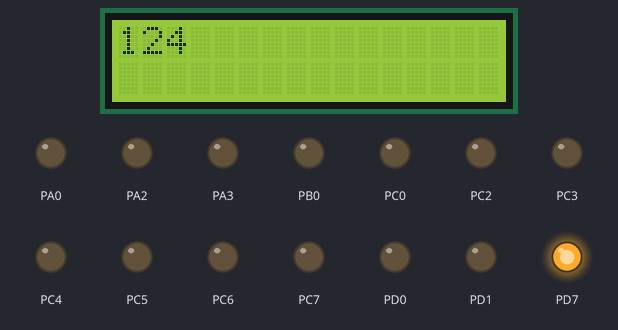
Bench run of a program on a simulated ATmega32, built with avr-gcc and emulated at 16 MHz. On the bench: 16×2 character LCD, output pins drawn as LEDs (lit = HIGH). Wiring (inferred from the names in the program): character LCD (HD44780): RS PB1; R/W PB2; E PB3; data PA4, PA5, PA7, PA6. Pins used as bus, display or sensor lines are not drawn. At 0.4 s the program stops and its outputs stay as they are.

Above: at 0.5 s.
Timing chart, 0 to 1.9 s (numbered marks = the images above):
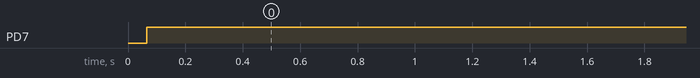

The program:

main.c
```c
/*
 * SPI_SLAVE.c
 *
 * Created: 1/8/2021 06:04:35 م
 * Author : REHAM
 */

#include "SPI.h"
#include "ADC.h"
#include "DC_motor.h"
#include "servo_motor.h"
#include "LCD.h"

#include <stdlib.h>
#define F_CPU 16000000UL
#include <util/delay.h>

int main(void)
{

   DIO_Init();
   LCD_Init();
   ADC_Init();
   Servo_Init();
   DCmotor_Init(OCR2);

   SPI_InitType InitData ={Slave,MSB};
   SPI_Init(&InitData);

   Uint8 data_recv=0;
   Uint8 data_DC=0;
   Uint8 data_Servo=0;

   int temp;
   char string [50];

    while (1)
    {
		_delay_ms(350);
		LCD_Clear();
		temp=ADC_Read(DIO_ChannelA1);
		temp=temp/4;
		itoa(temp,string,10);
		LCD_SendString(string);
		data_recv=SPI_TXRX(temp);
		if (data_recv=='W'){
			OCR2=10;
			DIO_WriteChannel(DIO_ChannelC4,STD_High);
			DIO_WriteChannel(DIO_ChannelC3,STD_Low);
			servo_angle(180);

		}

		else{
			if(data_DC!='2') {
				 OCR2=0XFF;
				 DIO_WriteChannel(DIO_ChannelC3,STD_Low);
				 DIO_WriteChannel(DIO_ChannelC4,STD_Low);
				 }
			if(data_Servo !='4'){
			servo_angle(0);
			OCR1A=0;}


		}
		if((data_recv=='2')||(data_recv=='3')){
			data_DC=data_recv;
		}
		if((data_recv=='4')||(data_recv=='5')){
			data_Servo=data_recv;
		}

		if (data_recv=='1'){

			DIO_WriteChannel(DIO_ChannelC0,STD_High);

		}
		else if (data_recv=='0'){

			DIO_WriteChannel(DIO_ChannelC0,STD_Low);

		}
		 if (data_DC=='2'){
			OCR2=10;
			DIO_WriteChannel(DIO_ChannelC4,STD_High);
			DIO_WriteChannel(DIO_ChannelC3,STD_Low);
		}
		else if((data_DC=='3')&&(data_recv!='W')){
			 OCR2=0XFF;
			 DIO_WriteChannel(DIO_ChannelC3,STD_Low);
			 DIO_WriteChannel(DIO_ChannelC4,STD_Low);

		}
		if (data_Servo=='4'){
			servo_angle(180);

		}

		else if((data_Servo=='5')&&(data_recv!='W')){
			servo_angle(0);
			OCR1A=0;

		}


}
}
```

ADC.c
```c
/*
 * ADC.c
 *
 * Created: 12/19/2020 06:14:47 م
 *  Author: REHAM
 */
#include "ADC.h"

void ADC_Init(){
	ADMUX =(1<<REFS0)|(1<<REFS1);
	ADCSRA =(1<<ADEN)|(1<<ADPS2)|(1<<ADPS1)|(1<<ADPS0);

}
unsigned short ADC_Read(unsigned char channel){
	unsigned short data =0;
	ADMUX |= (ADMUX & 0b11100000)|(channel & 0b00011111);
	ADCSRA |=(1<<ADSC);

	while(((ADCSRA>>ADIF)&1)==0);
	ADCSRA |=(1<<ADIF);
	data=ADCL;
	data|=(ADCH<<8);

	return data ;


}
```

ADC.h
```c
/*
 * ADC.h
 *
 * Created: 12/19/2020 06:14:27 م
 *  Author: REHAM
 */


#ifndef ADC_H_
#define ADC_H_


#include <avr/io.h>

void ADC_Init();


unsigned short ADC_Read(unsigned char channel);


#endif /* ADC_H_ */
```

DC_Motor.c
```c
/*
 * DC_Motor.c
 *
 * Created: 1/13/2021 11:40:33 م
 *  Author: REHAM
 */
#include "DC_motor.h"
#include <avr/io.h>

void DCmotor_Init(unsigned short ocr){

	TCCR2=(1<<WGM20)|(1<<WGM21)|(1<<COM21)|(1<<CS22)|(1<<COM20);
	OCR2 =ocr;
	TIFR=(1<<OCF2);
}
```

DC_motor.h
```c
/*
 * DC_motor.h
 *
 * Created: 1/13/2021 11:35:17 م
 *  Author: REHAM
 */


#ifndef DC_MOTOR_H_
#define DC_MOTOR_H_

void DCmotor_Init(unsigned short ocr);//timer 2


#endif /* DC_MOTOR_H_ */
```

SPI.c
```c
/*
 * SPI.c
 *
 * Created: 1/8/2021 05:10:42 م
 *  Author: REHAM
 */
#include "SPI.h"

void SPI_Init(SPI_InitType *InitData){
	switch (InitData->status){
		case Master:

		SPI->My_SPCR.AllReg =0x10;
		SPI->My_SPCR.Bits.SSPE =1;
		DDRB|=((1<<SCK)|(1<<MOSI)|(1<<SS));
		DDRB&=~(1<<MISO);
		Slave_Disable ();
		break;
		case Slave:

		DDRB |=(1<< MISO);
		DDRB&=~((1<<MOSI)|(1<<SCK)|(1<<SS));
		SPCR=(1<<SPE);
		break;

	}
}
unsigned char SPI_TXRX(unsigned char data){
	SPDR =data;

	while(SPI->MY_SPSR.SSPIF==0);

	return SPDR ;

}
```

SPI.h
```c
/*
 * SPI.h
 *
 * Created: 1/8/2021 05:10:54 م
 *  Author: REHAM
 */


#ifndef SPI_H_
#define SPI_H_

#include <avr/io.h>
#define SS 4
#define MOSI 5
#define MISO 6
#define SCK 7
#define Slave_EN() (PORTB &=~(1<<SS))
#define Slave_Disable() (PORTB |=(1<<SS))

typedef enum{
	Master =0,
	Slave
} SPI_StatusTypes;

typedef enum{
	LSB =0,
	MSB
} SPI_DataTypes;


typedef struct{
	unsigned char SSPR:2;
	unsigned char SCPHA:1;
	unsigned char SCPOL:1;
	unsigned char SSMSTR:1 ;
	unsigned char SSDORD:1;
	unsigned char SSPE:1;
	unsigned char SSPIE:1;

}SPI_SPCRBits;
typedef struct{
	unsigned char SSPI2X:1;
	unsigned char RES:5;
	unsigned char SWCOL:1 ;
	unsigned char SSPIF:1 ;

}SPI_SPSRBits;


typedef union{
	SPI_SPCRBits Bits;
	unsigned char AllReg;
}SPI_SPCRTypes;

typedef struct{
	SPI_SPCRTypes My_SPCR;
	SPI_SPSRBits MY_SPSR;
	unsigned char MY_SPDR;
}SPI_RegTypes;


typedef struct{
	SPI_StatusTypes status;
	SPI_DataTypes DataOrder;


}SPI_InitType;

#define  SPI ((volatile SPI_RegTypes*)0x2D)
void SPI_Init(SPI_InitType *InitData);
unsigned char SPI_TXRX(unsigned char data);
#endif /* SPI_H_ */
```

servo_motor.c
```c
/*
 * servo_motor.c
 *
 * Created: 1/14/2021 02:11:24 ص
 *  Author: REHAM
 */
#include "servo_motor.h"
#include <avr/io.h>

void Servo_Init(void){
	TCCR1A=(1<<COM1A1)|(1<<WGM11);
	TCCR1B=(1<<WGM12)|(1<<WGM13)|(1<<CS10)|(1<<CS11);
	ICR1=4999;


}
void servo_angle(long angle){
	OCR1A= (long)(((MAX_count - MIN_count)*(angle - MIN_angle))/(MAX_angle - MIN_angle))+MIN_count -1;

}
```

servo_motor.h
```c
/*
 * servo_motor.h
 *
 * Created: 1/14/2021 02:11:52 ص
 *  Author: REHAM
 */


#ifndef SERVO_MOTOR_H_
#define SERVO_MOTOR_H_

#define MAX_angle 180
#define MIN_angle 0
#define MAX_count 500
#define MIN_count 250

void Servo_Init(void); // Timer1
void servo_angle(long angle);


#endif /* SERVO_MOTOR_H_ */
```

LCD.c
```c
/*
* LCD.c
*
* Created: 12/24/2020 04:21:00 م
*  Author: REHAM
*/

#include "LCD.h"

void LCD_Init(void){
	_delay_ms(20);
	DIO_WriteChannel(RW,STD_Low);
	LCD_Cmd(0x33);
	_delay_us(150);
	LCD_Cmd(0x32);
	LCD_Cmd(0x28);
	LCD_Cmd(0x06);
	LCD_Cmd(0x0C);
	LCD_Cmd(0x01);
	_delay_ms(2);
}
void LCD_Cmd(Uint8 cmd ){
	// most bit
	LCDDataPort =(LCDDataPort & 0x0F)|(cmd & 0xF0);
	DIO_WriteChannel(RS,STD_Low);//command
	DIO_WriteChannel(E,STD_Low);
	_delay_us(100);
	DIO_WriteChannel(E,STD_High);

	_delay_ms(5);

	//least bit
	LCDDataPort =(LCDDataPort & 0x0F)|(cmd<<4);
	DIO_WriteChannel(RS,STD_Low);//command
	DIO_WriteChannel(E,STD_Low);
	_delay_us(100);
	DIO_WriteChannel(E,STD_High);
	_delay_ms(2);

}
void LCD_SendChar(Uint8 data ){
	// most bit
	LCDDataPort =(LCDDataPort & 0x0F)|(data & 0xF0);
	DIO_WriteChannel(RS,STD_High);
	DIO_WriteChannel(E,STD_Low);
	_delay_us(100);
	DIO_WriteChannel(E,STD_High);


	_delay_ms(5);

	//least bit
	LCDDataPort =(LCDDataPort & 0x0F)|(data <<4);
	DIO_WriteChannel(RS,STD_High);
	DIO_WriteChannel(E,STD_Low);
	_delay_us(100);
	DIO_WriteChannel(E,STD_High);
	_delay_ms(2);


}
void LCD_SendString(Sint8 *string ){
	Uint8 i=0;
	while(string[i]!='\0'){

		LCD_SendChar(string[i]);
		i++;
	}
}

void LCD_SendStringpos(Sint8 *string ,Uint8 line, Uint8 pos){
	switch (line){
		case 1:
		LCD_Cmd( (0x80 | (pos & 0x0F)));
		LCD_SendString(string);
		break;
		case 2:
		LCD_Cmd( (0xC0 | (pos & 0x0F)));
		LCD_SendString(string);
		break;
	}
}
void LCD_CustomChar(Uint8 loc,Uint8 *msg){
	if(loc < 8){
		Uint8 i=0;
		LCD_Cmd((0x40 + loc*8));
		for(i=0; i<8; i++){
			LCD_SendChar(msg[i]);
		}
	}
}

void LCD_Clear(){
	LCD_Cmd(0x01);
}
```

LCD.h
```c
/*
 * LCD.h
 *
 * Created: 12/24/2020 04:21:17 م
 *  Author: REHAM
 */


#ifndef LCD_H_
#define LCD_H_

#include "DIO.h"
#include "DIO_CFG.h"
#define F_CPU 16000000UL
#include <util/delay.h>

#define LCDDataPort PORTA_Reg
#define RS DIO_ChannelB1
#define RW DIO_ChannelB2
#define E DIO_ChannelB3

void LCD_Init(void);
void LCD_Cmd(Uint8 cmd );
void LCD_SendChar(Uint8 data);
void LCD_SendString(Sint8 *string );
void LCD_SendStringpos(Sint8 *string ,Uint8 line, Uint8 pos);
void LCD_CustomChar(Uint8 location,Uint8 *msg);
void LCD_Clear();


#endif /* LCD_H_ */
```

BitMath.h
```c
/*
 * BitMath.h
 *
 * Created: 12/18/2020 02:34:47 م
 *  Author: REHAM
 */


#ifndef BITMATH_H_
#define BITMATH_H_

#define SetBit(Reg,BitNo) (Reg|=(1<<BitNo))
#define ClearBit(Reg,BitNo) (Reg&=~(1<<BitNo))
#define ToggleBit(Reg,BitNo) (Reg^=(1<<BitNo))
#define GetBit(Reg,BitNo) ((Reg>>BitNo)&1)


#endif /* BITMATH_H_ */
```

DIO.c
```c
/*
* DIO.c
*
* Created: 12/19/2020 01:17:41 ص
*  Author: REHAM
*/
#include "DIO.h"

void DIO_WriteChannel(DIO_ChannelTypes ChannelId, STD_levelTypes level){
	DIO_PortTypes Portx=ChannelId/8;
	DIO_ChannelTypes Channelpos= ChannelId%8;
	switch(Portx){
		case DIO_PortA:
		if(level == STD_High){
			SetBit(PORTA_Reg,Channelpos);

		}
		else{
			ClearBit(PORTA_Reg,Channelpos);
		}
		break;

		case DIO_PortB:
		if(level == STD_High){
			SetBit(PORTB_Reg,Channelpos);

		}
		else{
			ClearBit(PORTB_Reg,Channelpos);
		}
		break;

		case DIO_PortC:
		if(level == STD_High){
			SetBit(PORTC_Reg,Channelpos);

		}
		else{
			ClearBit(PORTC_Reg,Channelpos);
		}
		break;

		case DIO_PortD:
		if(level == STD_High){
			SetBit(PORTD_Reg,Channelpos);

		}
		else{
			ClearBit(PORTD_Reg,Channelpos);
		}
		break;
	}
}


STD_levelTypes DIO_ReadChannel(DIO_ChannelTypes ChannelId){
	DIO_PortTypes Portx=ChannelId/8;
	DIO_ChannelTypes Channelpos= ChannelId%8;
	STD_levelTypes level =STD_Low;
	switch(Portx){
		case DIO_PortA:
		level= GetBit(PINA_Reg,Channelpos);
		break;
		case DIO_PortB:
		level= GetBit(PINB_Reg,Channelpos);
		break;

		case DIO_PortC:
		level= GetBit(PINC_Reg,Channelpos);
		break;

		case DIO_PortD:
		level= GetBit(PIND_Reg,Channelpos);
		break;

	}
	return level;
}
```

DIO.h
```c
/*
 * DIO.h
 *
 * Created: 12/19/2020 01:17:14 ص
 *  Author: REHAM
 */


#ifndef DIO_H_
#define DIO_H_
#include "DIO_HW.h"
#include "DIO_Types.h"
#include "STD_Types.h"
#include "BitMath.h"


void DIO_WriteChannel(DIO_ChannelTypes ChannelId, STD_levelTypes level);
STD_levelTypes DIO_ReadChannel(DIO_ChannelTypes ChannelId);


#endif /* DIO_H_ */
```

DIO_CFG.c
```c
/*
* DIO_CFG.c
*
* Created: 12/19/2020 01:18:20 ص
*  Author: REHAM
*/

#include "DIO_CFG.h"

const DIO_PinGFCType PinGFC[]={
	//portA
	{output,STD_High},
	{input,STD_Low},
	{output,STD_High},
	{output,STD_High},
	{output,STD_High},
	{output,STD_High},
	{output,STD_High},
	{output,STD_High},

	//portB
	{output,STD_High},
	{output,STD_High},
	{output,STD_High},
	{output,STD_High},
	{output,STD_High},
	{output,STD_High},
	{output,STD_High},
	{output,STD_High},
	//portC
	{output,STD_High},
	{input,STD_Low},
	{output,STD_High},
	{output,STD_High},
	{output,STD_High},
	{output,STD_High},
	{output,STD_High},
	{output,STD_High},
	//portD
	{output,STD_High},
	{output,STD_High},
	{input, STD_Low },
	{output,STD_High},
	{output,STD_High},
	{output,STD_High},
	{output,STD_High},
	{output,STD_High},

};

void DIO_Init(){
	DIO_PortTypes Portx;
	DIO_ChannelTypes Channelpos;
	Uint8 count =0;
	for(count=DIO_ChannelA0;count<PINCOUNT;count++){
		Portx=count/8;
		Channelpos=count%8;
		switch(Portx){
			case DIO_PortA:
			if(PinGFC[count].PinDir== output){
				SetBit(DDRA_Reg,Channelpos);

			}
			else{
				ClearBit(DDRA_Reg,Channelpos);

			}
			break;

			case DIO_PortB:
			if(PinGFC[count].PinDir== output){
				SetBit(DDRB_Reg,Channelpos);

			}
			else{
				ClearBit(DDRB_Reg,Channelpos);

			}
			break;
			case DIO_PortC:
			if(PinGFC[count].PinDir== output){
				SetBit(DDRC_Reg,Channelpos);

			}
			else{
				ClearBit(DDRC_Reg,Channelpos);

			}
			break;
			case DIO_PortD:
			if(PinGFC[count].PinDir== output){
				SetBit(DDRD_Reg,Channelpos);

			}
			else{
				ClearBit(DDRD_Reg,Channelpos);

			}
			break;
		}

	}


}
```

DIO_CFG.h
```c
/*
 * DIO_CFG.h
 *
 * Created: 12/19/2020 01:18:55 ص
 *  Author: REHAM
 */


#ifndef DIO_CFG_H_
#define DIO_CFG_H_

#include "DIO_HW.h"
#include "DIO_Types.h"
#include "STD_Types.h"
#include "BitMath.h"

typedef struct{
	DIO_Dirtypes PinDir;
	STD_levelTypes level;

	}DIO_PinGFCType;

	#define PINCOUNT 32

	void DIO_Init(void);


#endif /* DIO_CFG_H_ */
```

DIO_HW.h
```c
/*
 * DIO_HW.h
 *
 * Created: 12/18/2020 02:36:10
 */


#ifndef DIO_HW_H_
#define DIO_HW_H_

#include "STD_Types.h"
#define PORTA_Reg (*((volatile Uint8 *)0x3B))
#define DDRA_Reg (*((volatile Uint8 *)0x3A))
#define PINA_Reg (*((volatile Uint8 *)0x39))

#define PORTB_Reg (*((volatile Uint8 *)0x38))
#define DDRB_Reg (*((volatile Uint8 *)0x37))
#define PINB_Reg (*((volatile Uint8 *)0x36))

#define PORTC_Reg (*((volatile Uint8 *)0x35))
#define DDRC_Reg (*((volatile Uint8 *)0x34))
#define PINC_Reg (*((volatile Uint8 *)0x33))

#define PORTD_Reg (*((volatile Uint8 *)0x32))
#define DDRD_Reg (*((volatile Uint8 *)0x31))
#define PIND_Reg (*((volatile Uint8 *)0x30))

#endif /* DIO_HW_H_ */
```

DIO_Types.h
```c
/*
* DIO_Types.h
*
* Created: 12/18/2020 02:36:38 م
*  Author: REHAM
*/


#ifndef DIO_TYPES_H_
#define DIO_TYPES_H_

#include "DIO_HW.h"

typedef enum {
	DIO_ChannelA0=0,
	DIO_ChannelA1,
	DIO_ChannelA2,
	DIO_ChannelA3,
	DIO_ChannelA4,
	DIO_ChannelA5,
	DIO_ChannelA6,
	DIO_ChannelA7,

	DIO_ChannelB0,
	DIO_ChannelB1,
	DIO_ChannelB2,
	DIO_ChannelB3,
	DIO_ChannelB4,
	DIO_ChannelB5,
	DIO_ChannelB6,
	DIO_ChannelB7,

	DIO_ChannelC0,
	DIO_ChannelC1,
	DIO_ChannelC2,
	DIO_ChannelC3,
	DIO_ChannelC4,
	DIO_ChannelC5,
	DIO_ChannelC6,
	DIO_ChannelC7,

	DIO_ChannelD0,
	DIO_ChannelD1,
	DIO_ChannelD2,
	DIO_ChannelD3,
	DIO_ChannelD4,
	DIO_ChannelD5,
	DIO_ChannelD6,
	DIO_ChannelD7

}DIO_ChannelTypes;
typedef enum {
	DIO_PortA=0,
	DIO_PortB,
	DIO_PortC,
	DIO_PortD

}DIO_PortTypes;
typedef enum {
	input=0,
	output

}DIO_Dirtypes;


#endif /* DIO_TYPES_H_ */
```

STD_Types.h
```c
/*
 * STD_Types.h
 *
 * Created: 12/18/2020 02:37:11 م
 *  Author: REHAM
 */


#ifndef STD_TYPES_H_
#define STD_TYPES_H_

typedef unsigned char Uint8;
typedef char Sint8;

typedef enum{
	STD_Low=0,
	STD_High
	} STD_levelTypes;


#endif /* STD_TYPES_H_ */
```

Measured:
- by itself, PD7: LOW → HIGH at 0.07 s
